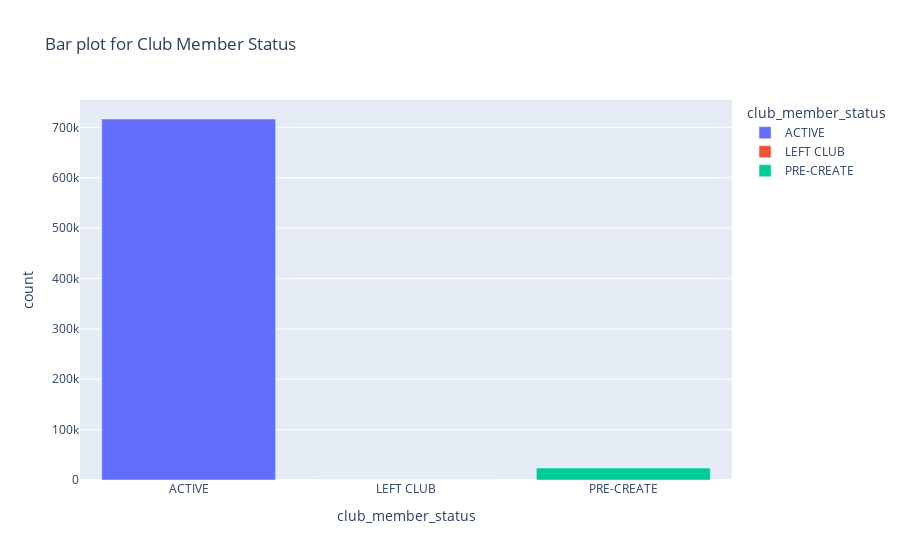

Write notebook code for a chart like this one.
### Code cell
status = pd.DataFrame(df.groupby('club_member_status')['customer_id'].count().reset_index().rename({'customer_id': 'count'}, axis=1))
fig = px.bar(long_df, x="club_member_status", y="count", color="club_member_status",title = 'Bar plot for Club Member Status')
fig.show()

### Figure 1 — Plotly figure (JSON) as saved in the notebook; plotly's stock layout.template omitted (floating-point values rounded to 4 significant figures)
{"data": [{"alignmentgroup": "True", "hovertemplate": "club_member_status=%{x}<br>count=%{y}<extra></extra>", "legendgroup": "ACTIVE", "marker": {"color": "#636efa", "pattern": {"shape": ""}}, "name": "ACTIVE", "offsetgroup": "ACTIVE", "orientation": "v", "showlegend": true, "textposition": "auto", "type": "bar", "x": ["ACTIVE"], "xaxis": "x", "y": [716720], "yaxis": "y"}, {"alignmentgroup": "True", "hovertemplate": "club_member_status=%{x}<br>count=%{y}<extra></extra>", "legendgroup": "LEFT CLUB", "marker": {"color": "#EF553B", "pattern": {"shape": ""}}, "name": "LEFT CLUB", "offsetgroup": "LEFT CLUB", "orientation": "v", "showlegend": true, "textposition": "auto", "type": "bar", "x": ["LEFT CLUB"], "xaxis": "x", "y": [111], "yaxis": "y"}, {"alignmentgroup": "True", "hovertemplate": "club_member_status=%{x}<br>count=%{y}<extra></extra>", "legendgroup": "PRE-CREATE", "marker": {"color": "#00cc96", "pattern": {"shape": ""}}, "name": "PRE-CREATE", "offsetgroup": "PRE-CREATE", "orientation": "v", "showlegend": true, "textposition": "auto", "type": "bar", "x": ["PRE-CREATE"], "xaxis": "x", "y": [23702], "yaxis": "y"}], "layout": {"barmode": "relative", "legend": {"title": {"text": "club_member_status"}, "tracegroupgap": 0}, "title": {"text": "Bar plot for Club Member Status"}, "xaxis": {"anchor": "y", "categoryarray": ["ACTIVE", "LEFT CLUB", "PRE-CREATE"], "categoryorder": "array", "domain": [0, 1], "title": {"text": "club_member_status"}}, "yaxis": {"anchor": "x", "domain": [0, 1], "title": {"text": "count"}}}}
